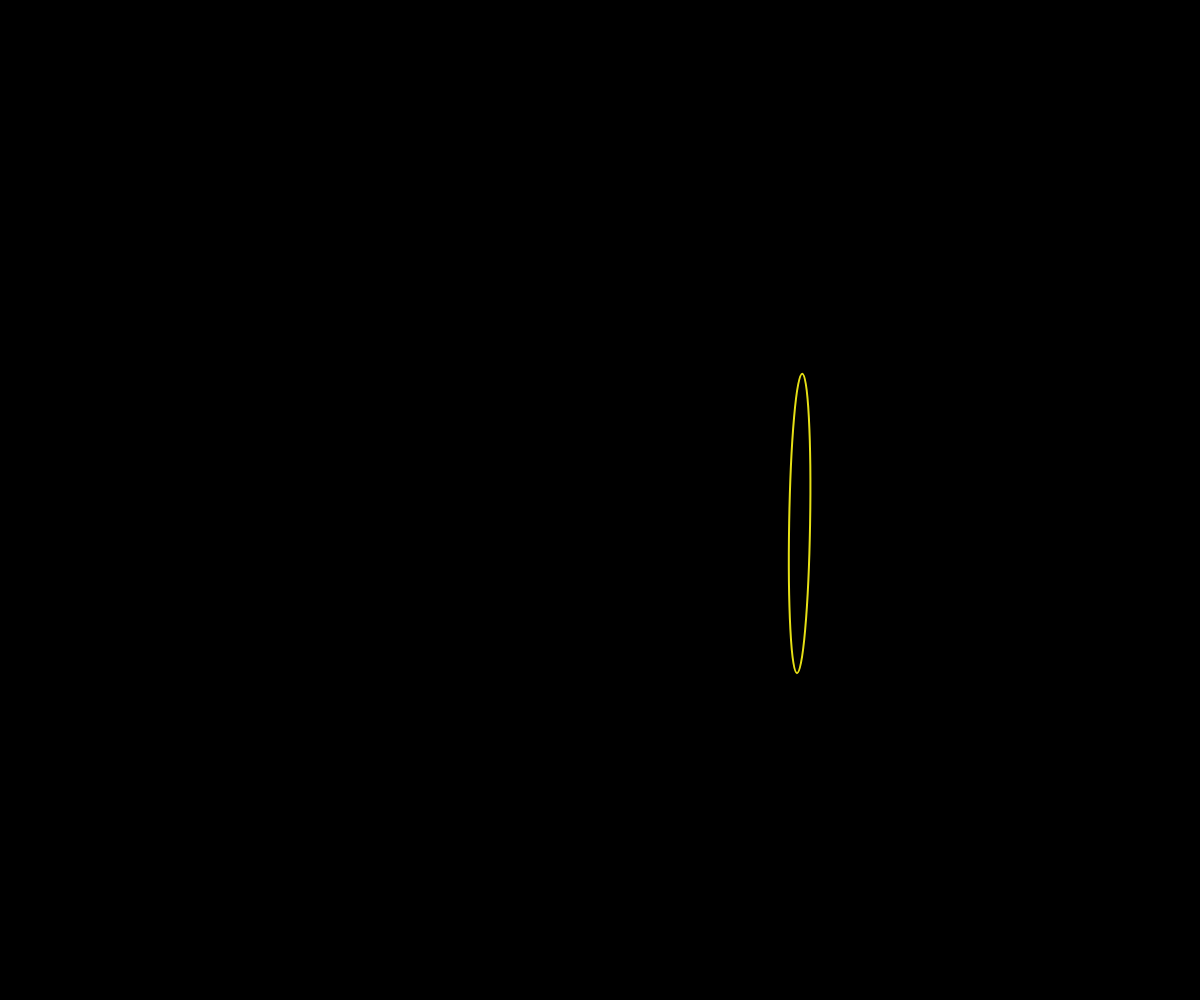
Frame 1 (no input)
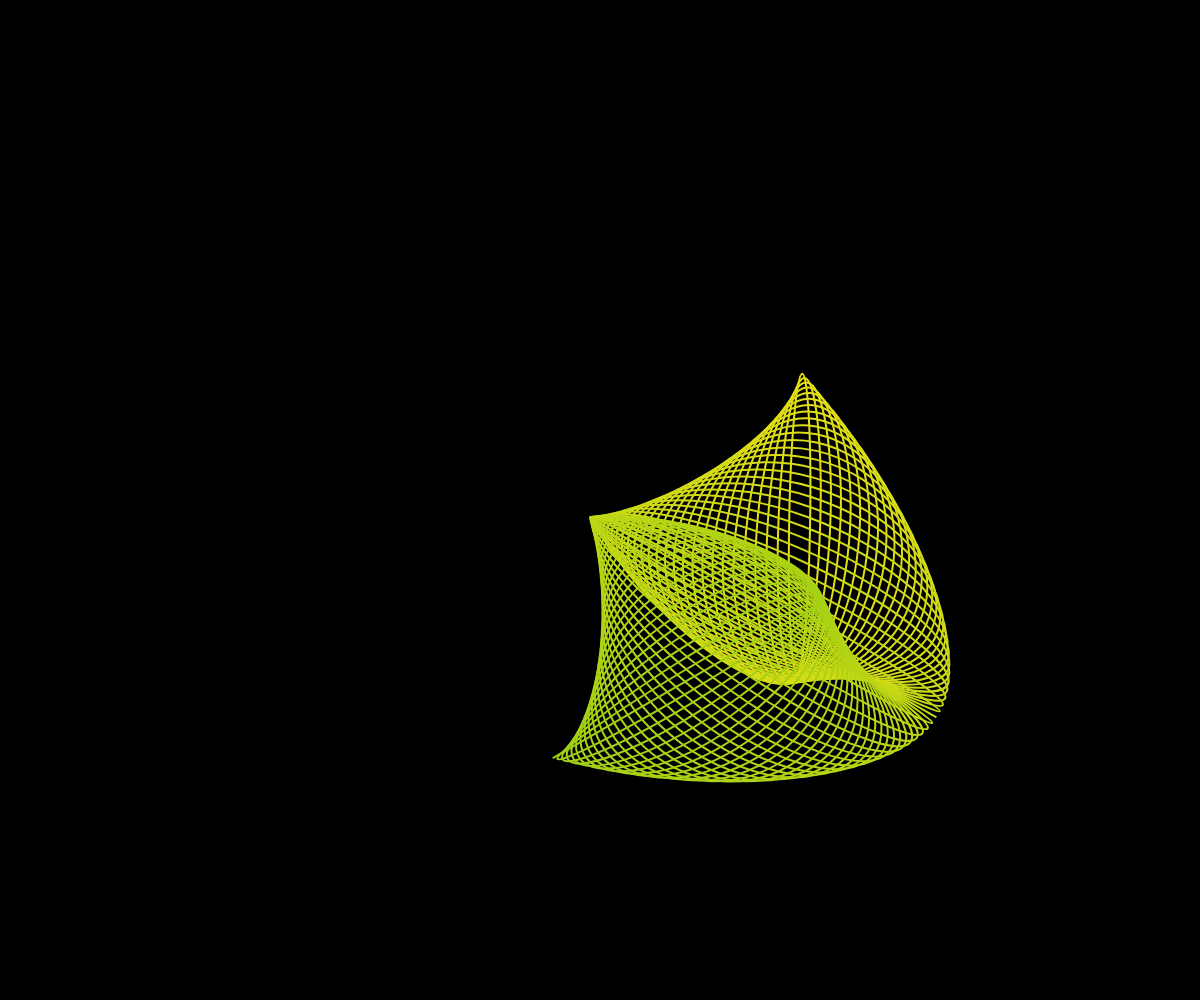
Frame 60 (no input)
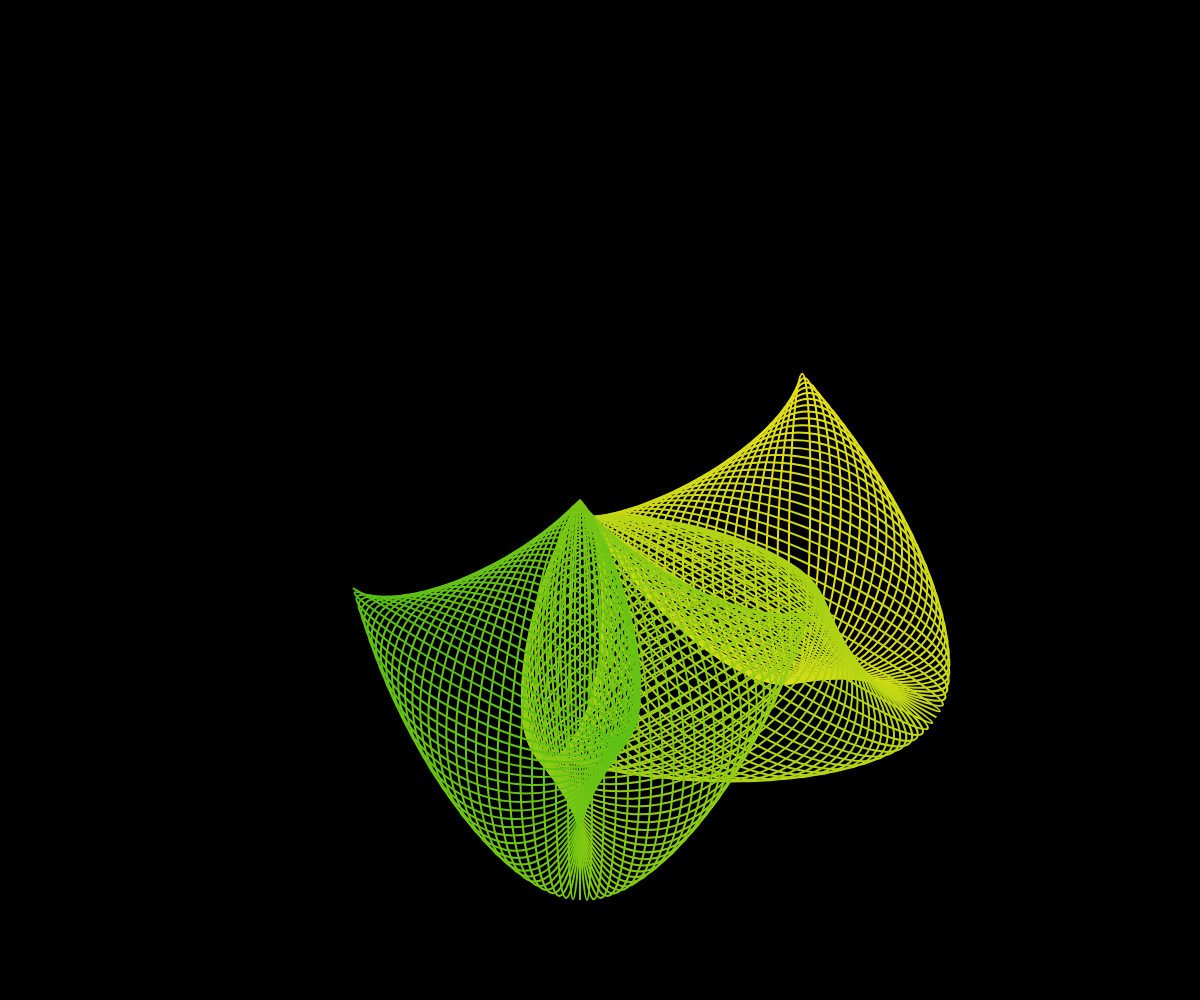
Frame 120 (the mouse pressed at the canvas centre since frame 60)

The p5.js sketch that drew these frames (run headless with seeded random() and noise() and a simulated clock; from frame 60 on, the mouse is pressed at the canvas centre):

// p5.js sketch
// ── sketch.js
function preload(){
  // put preload code here
}

function setup() {
  createCanvas(windowWidth,windowHeight);
  background(0);
  angleMode(DEGREES);
}

function draw() {

  strokeWeight(2);

  translate(width/2,height/2);
  rotate(frameCount);
  stroke(lerpColor(color(231, 224, 21), color(52, 183, 19), frameCount/150));
  noFill();
  //ellipse(180,80,cos(frameCount*3)*300,sin(frameCount*3)*300);

  //stroke(lerpColor(224, 22, 22),color(245, 231, 67), frameCount/150));

ellipse(200,20,sin(frameCount*3)*400,cos(frameCount*3)*300);




if (frameCount == 450) {
  noLoop();
}
  
}
